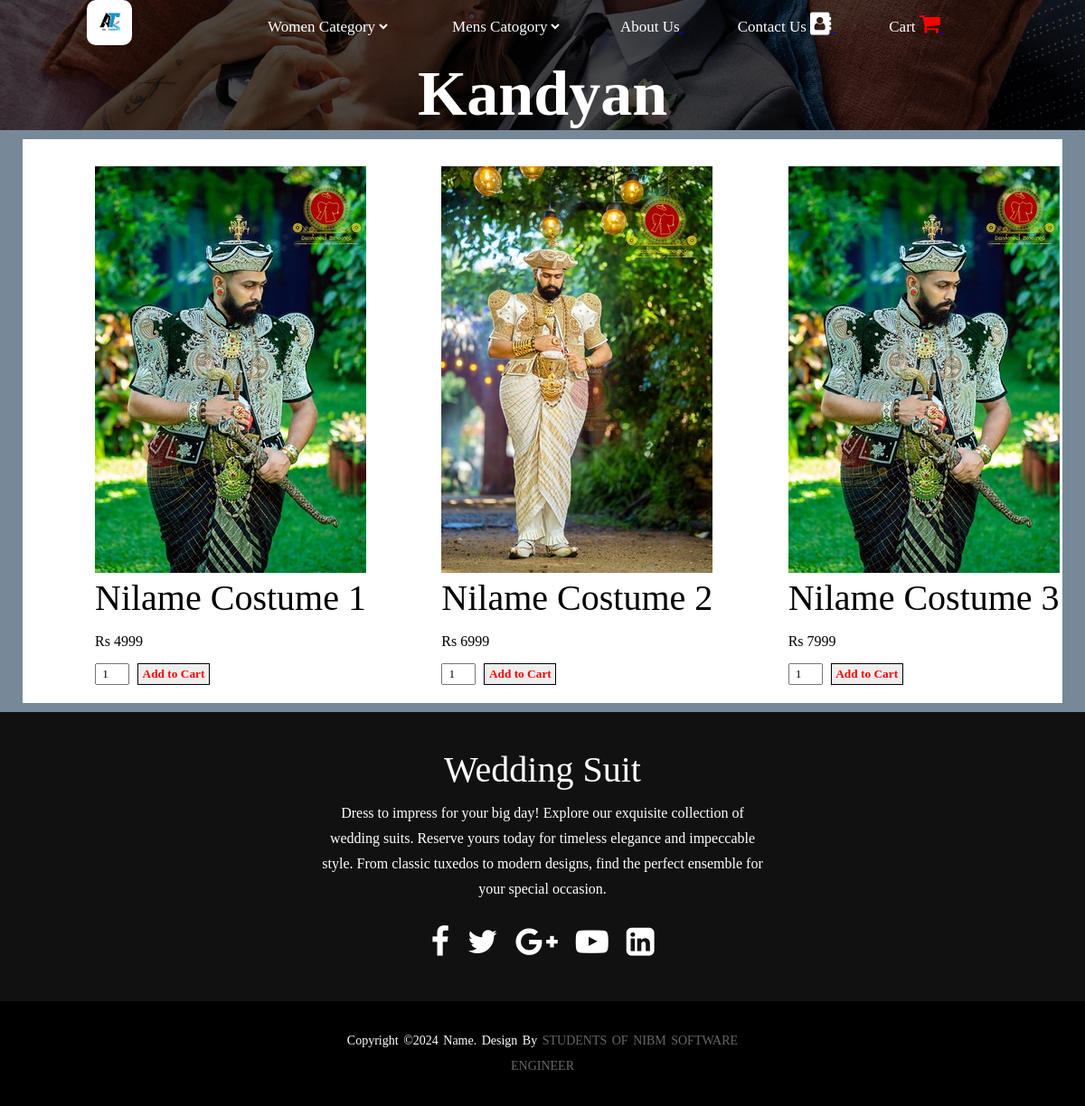
/MenKandyan.php, run on the app's committed database.
### tables this page shows
CREATE TABLE `child_mens_admin_control` (
  `id` int(10) NOT NULL,
  `description` varchar(500) NOT NULL,
  `image` varchar(100) NOT NULL,
  `price` double NOT NULL
);

### MenKandyan.php (the view, shortened to what this page needs)
<?php
    require_once 'DBConn.php';
?>
<!DOCTYPE html>
<html lang="en">
<head>
    <link rel="stylesheet" href="HomePage.css">
    <link rel="stylesheet" href="https://cdnjs.cloudflare.com/ajax/libs/font-awesome/4.7.0/css/font-awesome.min.css">
</head>
<body>
<div class="container">
        <div class="navbar">
            <a href="FirstPage.php"><img src="img/alitradersicon.jpg" class="logo"></a>
            <nav>
                <ul>
                    <li>
                        <select name="" id="lds" onchange="window.location.href=this.value;" onfocus="this.size=3;" onblur="this.size=0;" onchange="this.size=1; this.blur()">
                            <option selected disabled>Women Category</option>
                        </select>
                    </li>
                    <li>
                        <select name="" id="mns" onchange="window.location.href=this.value;" onfocus="this.size=3;" onblur="this.size=0;" onchange="this.size=1; this.blur()">
                            <option selected disabled>Mens Catogory</option>
                        </select>
                    </li>
                    <li><a href="about.php">About Us</li>
                    <li><a href="contact.php">Contact Us&nbsp;<i class="fa fa-address-book" style="font-size:25px"></i></li>
                    <li><a href="cart.php">Cart&nbsp;<i class="fa fa-shopping-cart" style="font-size:25px;color:red"></i></li>
                </ul>
            </nav>
        </div>
        <h1>Kandyan</h1>
    </div>
    <div class="conten produdiv">
        <?php
            $query="SELECT * FROM child_mens_admin_control ORDER BY id ASC;";
            $result=mysqli_query($conn,$query);
            if(mysqli_num_rows($result) > 0){
                while($row = mysqli_fetch_array($result)){
                    ?>
                        <form action="MenKandyan.php?action=add&id=<?php echo $row["id"] ?>" method="POST">
                            <div class="product">
                                <img src="img/<?php echo $row["image"]; ?>" alt="">
                                <h3><?php echo $row["description"]; ?></h3>
                                <p>Rs <?php echo $row["price"]; ?></p>
                                <input type="number" id="quantity" name="quantity" value="1">
                                <input type="submit" name="add" id="spc" value="Add to Cart">
                            </div>
                        </form>
                    <?php
                }
            }
            ?>
    </div>
    <footer>
    <div class="footer-content">
                <h3>Wedding Suit</h3>
                <p>Dress to impress for your big day! Explore our exquisite collection of wedding suits. Reserve yours today for timeless elegance and impeccable style. From classic tuxedos to modern designs, find the perfect ensemble for your special occasion.</p>
                <ul class="socials">
                    <li><a href="#"><i class="fa fa-facebook-f" style="font-size:36px"></i></a></li>
                    <li><a href="#"><i class="fa fa-twitter" style="font-size:36px"></i></a></li>
                    <li><a href="#"><i class="fa fa-google-plus" style="font-size:36px"></i></a></li>
                    <li><a href="#"><i class="fa fa-youtube-play" style="font-size:36px"></i></a></li>
                    <li><a href="#"><i class="fa fa-linkedin-square" style="font-size:36px"></i></a></li>
                </ul>
            </div>
            <div class="footer-bottom">
                <p>Copyright &copy;2024 name. Design By <span>Students of NIBM Software Engineer</span></p>
            </div>
    </footer>
</body>
</html>

### HomePage.css (style rules this page uses)
body { background-color: lightslategray; }
* { margin: 0; padding: 0; font-family: DomD Reg,Georgia,serif; }
.container { width: 100%; height: 50%; background-image: linear-gradient(rgba(0,0,0,0.7),rgba(0,0,0,0.7)),url(img/hero-1024.webp); background-position: center; background-size: cover; padding-left: 8%; padding-right: 8%; box-sizing: border-box; }
.navbar { height: 12%; display: flex; align-items: center; }
.logo { width: 50px; cursor: pointer; border-radius: 10px; }
nav { flex: 1; text-align: right; }
nav ul li { list-style: none; display: inline-block; margin-left: 60px; }
nav ul li a { text-decoration: none; color: white; font-size: 17px; }
nav ul li select { text-decoration: none; color: white; font-size: 17px; background: transparent; border: 0; }
nav ul li select option { background: transparent; }
h1 { text-align: center; font-weight: 700; color: white; font-size: 70px; font-family: "Freight Display Pro",Georgia,serif; margin-top: 10px; }
.conten { display: grid; grid-template-columns: repeat(3,auto); margin-top: 10px; padding-top: 20px; padding-bottom: 20px; background-color: white; }
#quantity { width: 30px; padding: 2px; text-align: center; }
.product { margin-top: 10px; }
#spc { color: red; border: 1px solid black; width: 80px; font-weight: bold; padding: 3px; margin-left: 5px; }
footer { width: 100vw; height: auto; margin-top: 10px; background-color: #111; font-family: "Open Sans"; padding-top: 40px; color: white; }
.footer-content { display: flex; align-items: center; justify-content: center; flex-direction: column; text-align: center; }
h3 { font-size: 40px; font-weight: 400; text-transform: capitalize; line-height: 3rem; }
p { max-width: 500px; margin: 10px auto; line-height: 28px; font-size: 16px; }
.socials { list-style: none; display: flex; align-items: center; justify-content: center; margin: 1rem 0 3rem 0; }
.socials li { margin: 0 10px; }
.socials a { text-decoration: none; color: white; }
.footer-bottom { background-color: black; width: 100vm; padding: 20px 0; text-align: center; }
.footer-bottom p { font-size: 14px; word-spacing: 2px; text-transform: capitalize; }
.footer-bottom span { text-transform: uppercase; opacity: .4; font-weight: 200; }
.produdiv { margin-left: 25px; margin-right: 25px; }
.product { margin-left: 80px; }

### data on the page
child_mens_admin_control: image (picture), description "Nilame Costume 1", price "4999"
child_mens_admin_control: image (picture), description "Nilame Costume 2", price "6999"
child_mens_admin_control: image (picture), description "Nilame Costume 3", price "7999"
